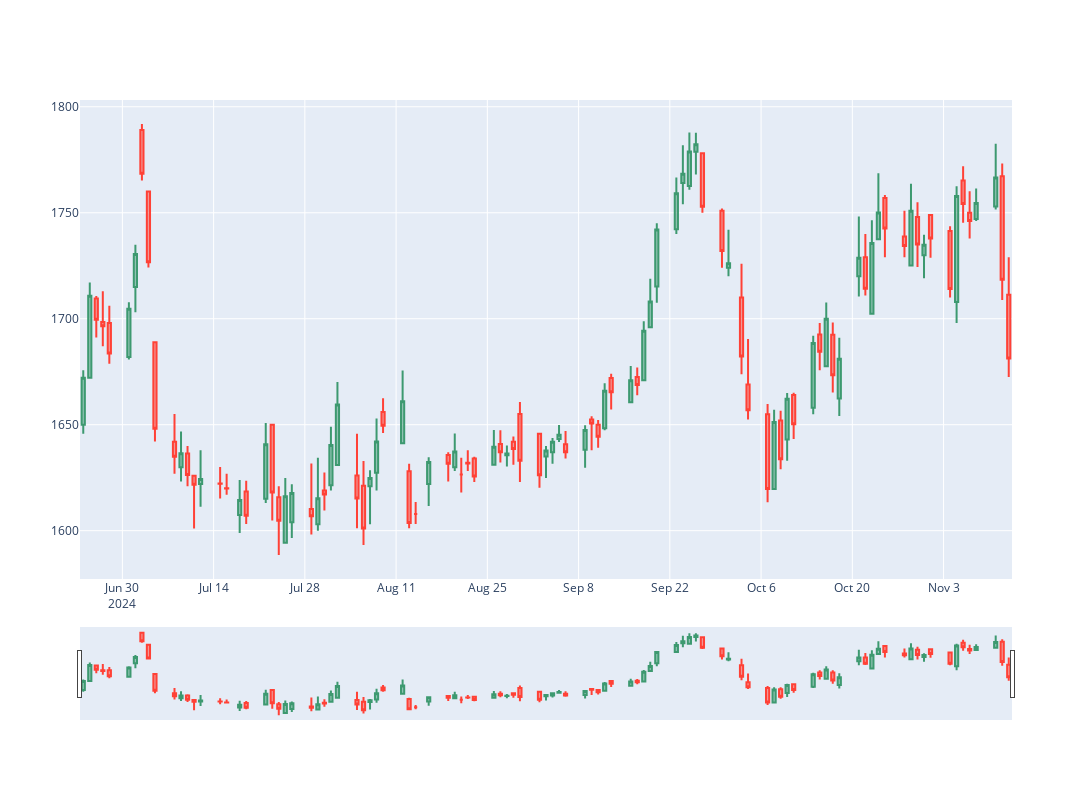

Write notebook code for a chart like this one.
### Code cell
client.candlestick_chart(prices= prices)
